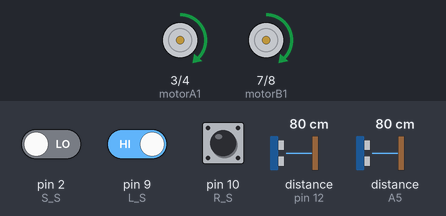
This sketch was run on a simulated Arduino Uno, built with avr-gcc and run on an emulated ATmega328P. Shown: motor-driver pin pairs drawn as motors (green arrow = first pin HIGH = forward, orange = second pin HIGH = backward, longer = more drive, scaled by the enable pin). Wiring (inferred from the names in the program): 2 × ultrasonic range finder: trigger pin 11, echo pin 12 / trigger A4, echo A5. The inputs (shaded band) are chosen by the test bench; at power-on: distance to the obstacle (sensors on A5, pin 12) 80 cm, pin 9 (L_S) HIGH, pin 2 (S_S) LOW, pin 10 (R_S) HIGH. The echo pulse lasts 58.3 µs per cm; what the sketch prints to the serial monitor is not drawn.

Above: at 0.8 s.
0.9 s: distance to the obstacle (sensor on A5) set to 14 cm
3.9 s: distance to the obstacle (sensor on A5) set to 11 cm
At 6.1 s:
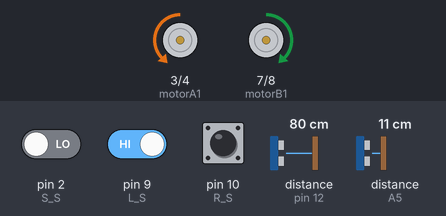
6.9 s: distance to the obstacle (sensor on pin 12) set to 2 cm
At 8.9 s:
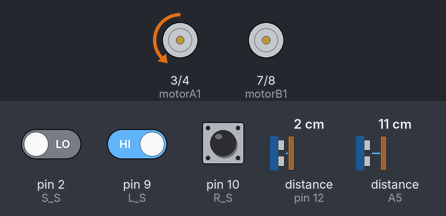
9.9 s: distance to the obstacle (sensor on pin 12) set to 35 cm
At 10.4 s:
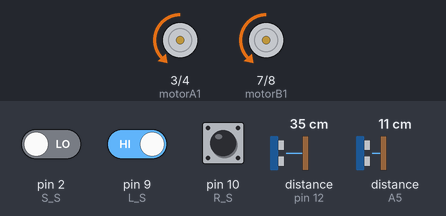
12.1 s: pin 9 (L_S) driven LOW
At 13.3 s:
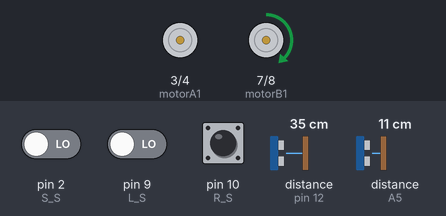
13.6 s: distance to the obstacle (sensor on pin 12) set to 4 cm
At 14.18 s:
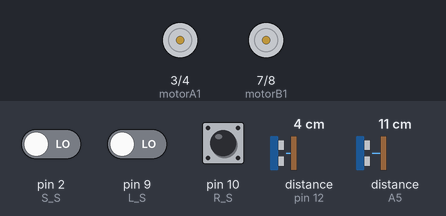
Timing chart, 0 to 19.1 s (numbered marks = the images above; inputs shaded):
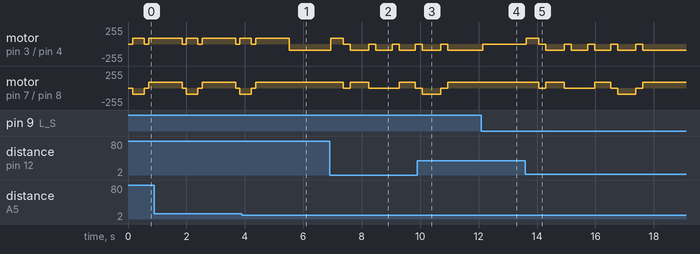

Measured:
- the behaviour switches between 13 and 12 cm on distance to the obstacle (sensor on A5) (found by bisection; images 0 and 1)
- after the input at 3.9 s, motor on pin 7 (motorB1) / pin 8 (motorB2): goes on until 4.4 s, then stays forward 90/255
- after the input at 6.9 s, motor on pin 3 (motorA1) / pin 4 (motorA2): backward 90/255 → forward 90/255 after 0.05 s, then repeats every 0.87 s: stopped 0.24 s, backward 90/255 0.63 s; motor on pin 7 (motorB1) / pin 8 (motorB2): goes stopped 0.24 s, forward 90/255 0.63 s, stopped 1.1 s, forward 90/255 0.54 s, then stopped, starting after 0.47 s
- after the input at 9.9 s, motor on pin 7 (motorB1) / pin 8 (motorB2): goes on until 10.9 s, then stays forward 90/255
- after the input at 12.1 s, motor on pin 3 (motorA1) / pin 4 (motorA2): backward 90/255 → stopped at once

The sketch:

XeTuHanh.ino
```cpp
  #include <Arduino_FreeRTOS.h>// ĐÃ SỬA LẦN CUỐI
#include<task.h>
#include<queue.h>
#include <SoftwareSerial.h>
SoftwareSerial HC06(0, 1);
int stop_distance = 12;// Khoảng cách phát hiện vật cản
//Kết nối SRF 05 OR 04
const int trigPin = 11; // kết nối chân trig với chân 11 arduino
const int echoPin = 12; // kết nối chân echo với chân 12 arduino

int stop_distance2 = 10;
const int trigPin2 = A4; // kết nối chân trig với chân 11 arduino
const int echoPin2 = A5;


//L298 kết nối arduino
const int motorA1      = 3;  // kết nối chân IN1 với chân 3 arduino
const int motorA2      = 4;  // kết nối chân IN2 với chân 4 arduino
const int motorAspeed  = 5;  // kết nối chân ENA với chân 5 arduino
const int motorB1      = 7; // kết nối chân IN3 với chân 7 arduino
const int motorB2      = 8; // kết nối chân IN4 với chân 8 arduino
const int motorBspeed  = 6;  // kết nối chân ENB với chân 6 arduino

//kết nối của 3 cảm biến hồng ngoại (dò line )
const int L_S = 9; // cb dò line phải
const int S_S = 2; // cb dò line giữa
const int R_S = 10; //cb dò line trái
int spd = 200; //bien to do
int left_sensor_state;// biến lưu cảm biến hồng ngoại line trái
int s_sensor_state;   // biến lưu cảm biến hồng ngoại line giữa
int right_sensor_state;// biến lưu cảm biến hồng ngoại line phải

char lenh;
char command;
unsigned long duration; // biến đo thời gian
unsigned long duration2; //sua

QueueHandle_t xkhoangcach;
TaskHandle_t xdokhoangcach;
QueueHandle_t xkhoangcach2;
TaskHandle_t xdokhoangcach2;
TaskHandle_t xnhanLenh;
TaskHandle_t xtuHanh;
TaskHandle_t xdieuKhien;

void setup() {
  Serial.begin(115200);
  HC06.begin(9600);
  pinMode(L_S, INPUT); // chân cảm biến khai báo là đầu vào
  pinMode(R_S, INPUT);
  pinMode(S_S, INPUT);
  pinMode(motorA1, OUTPUT);
  pinMode(motorA2, OUTPUT);
  pinMode(motorB1, OUTPUT);
  pinMode(motorB2, OUTPUT);
  pinMode(motorAspeed, OUTPUT);
  pinMode(motorBspeed, OUTPUT);
  pinMode(trigPin, OUTPUT);
  pinMode(echoPin, INPUT);

  pinMode(trigPin2, OUTPUT);
  pinMode(echoPin2, INPUT);

  analogWrite(motorAspeed, 90); // tốc độ động cơ a ban đầu 120 ( 0 - 255)
  analogWrite(motorBspeed, 90);// tốc độ động cơ b ban đầu 120 ( 0 - 255)

  xkhoangcach = xQueueCreate(1, sizeof(int32_t));
  xkhoangcach2 = xQueueCreate(1, sizeof(int32_t));
  xTaskCreate(nhanLenh, "Nhan Lenh", 64, NULL, 2, &xnhanLenh);
  xTaskCreate(dokhoanhcach, "Sender", 128, NULL, 2, &xdokhoangcach);
  xTaskCreate(dokhoanhcach2, "Sender2", 128, NULL, 2, &xdokhoangcach2); //sua
  xTaskCreate(tuHanh, "Tu hanh", 128, NULL, 1, &xtuHanh);
  xTaskCreate(dieuKhien, "Dieu Khien", 128, NULL, 1, &xdieuKhien);
  vTaskStartScheduler();
  delay(2000);

}
void nhanLenh (void *p) {
  Serial.println("Ham nhan lenh");

  for (; ;) {
    if (Serial.available() > 0) {
      if (HC06.available()) {
        command = (HC06.read());
        Serial.println(command);
        if (command == 'w') {
          vTaskSuspend(xtuHanh);
          vTaskPrioritySet(xdieuKhien, 2);
          vTaskResume(xdieuKhien);
        }
        if (command == 'W') {
          vTaskSuspend(xdieuKhien);
          vTaskPrioritySet(xtuHanh, 2);
          vTaskResume(xtuHanh);
        }

      }
    }
  }
}
void tuHanh(void *p) {
  int32_t value = 0;
  int32_t value2 = 0; //sua
  while (1) {
    xQueuePeek(xkhoangcach, &value, portMAX_DELAY);
     xQueuePeek(xkhoangcach2, &value2, portMAX_DELAY); //sua
    if (value > 18 && value2 < 12) {//không gặp vật cản không gặp hố
      left_sensor_state = digitalRead(L_S);
      s_sensor_state = digitalRead(S_S);
      right_sensor_state = digitalRead(R_S);

      if ((digitalRead(L_S) == 0) && (digitalRead(S_S) == 1) && (digitalRead(R_S) == 0)) {
        forword(); // đi tiến
      }
      if ((digitalRead(L_S) == 1) && (digitalRead(S_S) == 1) && (digitalRead(R_S) == 0)) {
        turnLeft(); // rẻ trái
      }
      if ((digitalRead(L_S) == 1) && (digitalRead(S_S) == 0) && (digitalRead(R_S) == 0)) {
        turnLeft(); // rẻ trái
      }
      if ((digitalRead(L_S) == 0) && (digitalRead(S_S) == 1) && (digitalRead(R_S) == 1)) {
        turnRight(); // rẻ phải
      }
      if ((digitalRead(L_S) == 0) && (digitalRead(S_S) == 0) && (digitalRead(R_S) == 1)) {
        turnRight(); // rẻ phải
      }
      if ((digitalRead(L_S) == 1) && (digitalRead(S_S) == 1) && (digitalRead(R_S) == 1)) {
        Stop(); // stop
      }
    }else if(value2 > 12 && value > 18){
      tranhho();
    }else if(value2 > 12 && value < 18){//gặp hố và gặp vật cản
      tranhho();
    }else if(value2 <12 && value < 18){ //ko hố và có vật cản
      tranhvatcan();
    }
    else{
      tranhho();
    }

  }
}

void dieuKhien(void *p) {
   int32_t value = 0;
  for (;;) {

     xQueuePeek(xkhoangcach, &value, portMAX_DELAY);
    Serial.println("Ham dieu khien");
    if(command == '0'){
      spd = 70;
    }
     if(command == '1'){
      spd = 80;
    }
     if(command == '2'){
      spd = 100;
    }
     if(command == '3'){
      spd = 110;
    }
     if(command == '4'){
      spd = 127;
    }
     if(command == '5'){
      spd = 140;
    }
     if(command == '6'){
      spd = 160;
    }
     if(command == '7'){
      spd = 200;
    }
     if(command == '8'){
      spd = 230;
    }
     if(command == '9'){
      spd = 255;
    }

    if (command == 'F') {
      if(value>25){
      forword();
      }else{Stop();}
    }
    if (command == 'B') {
      back();
    }

    if (command == 'L') {
      turnLeft();
    }
    if (command == 'R') {
      turnRight();
    }
    if (command == 'S') {
      Stop();
    }
  }
}
//A1,B1 ben trai
void tranhho(){ //sua
  digitalWrite (motorA1, LOW);
  digitalWrite(motorA2, LOW);
  digitalWrite (motorB1, LOW);
  digitalWrite(motorB2, LOW);
  delay(100);

  digitalWrite (motorA1, HIGH); // cho xe robot chạy lùi 1 đoạn
  digitalWrite(motorA2, LOW);
  digitalWrite (motorB1, LOW);
  digitalWrite(motorB2, HIGH);
  delay(350);

  digitalWrite (motorA1, LOW);
  digitalWrite(motorA2, LOW);
  digitalWrite (motorB1, LOW);
  digitalWrite(motorB2, LOW);
  delay(100);

  digitalWrite (motorA1, HIGH); // cho xe robot xoay sang trái
  digitalWrite(motorA2, LOW);
  digitalWrite (motorB1, HIGH);
  digitalWrite(motorB2, LOW);
  delay(1100);

    digitalWrite (motorA1, LOW); //cho xe robot đi thẳng 1
    digitalWrite(motorA2, HIGH);
    digitalWrite (motorB1, HIGH);
    digitalWrite(motorB2, LOW);


  while (left_sensor_state == LOW){
      left_sensor_state = digitalRead(L_S);
      s_sensor_state = digitalRead(S_S);
      right_sensor_state = digitalRead(R_S);
      Serial.println("in the first while");
    }
} //sua

void tranhvatcan(){

    digitalWrite (motorA1, HIGH); // cho xe robot xoay phải
    digitalWrite(motorA2, LOW);
    digitalWrite (motorB1, HIGH);
    digitalWrite(motorB2, LOW);
    delay(400);
    digitalWrite (motorA1, LOW);
    digitalWrite(motorA2, LOW);
    digitalWrite (motorB1, LOW);
    digitalWrite(motorB2, LOW);
    delay(200);

    digitalWrite (motorA1, LOW); //cho xe robot đi thẳng 1 đoạn
    digitalWrite(motorA2, HIGH);
    digitalWrite (motorB1, HIGH);
    digitalWrite(motorB2, LOW);
    delay(600);
    digitalWrite (motorA1, LOW);
    digitalWrite(motorA2, LOW);
    digitalWrite (motorB1, LOW);
    digitalWrite(motorB2, LOW);
    delay(200);


    digitalWrite (motorA1, LOW); // cho xe robot xoay trái 1 đoạn
    digitalWrite(motorA2, HIGH);
    digitalWrite (motorB1, LOW);
    digitalWrite(motorB2, LOW);
    delay(550);
    digitalWrite (motorA1, LOW);
    digitalWrite(motorA2, LOW);
    digitalWrite (motorB1, LOW);
    digitalWrite(motorB2, LOW);
    delay(200);

    ///////////////////
    digitalWrite (motorA1, LOW); //cho xe robot đi thẳng 1 đoạn
    digitalWrite(motorA2, HIGH);
    digitalWrite (motorB1, HIGH);
    digitalWrite(motorB2, LOW);
    delay(500);
    digitalWrite (motorA1, LOW);
    digitalWrite(motorA2, LOW);
    digitalWrite (motorB1, LOW);
    digitalWrite(motorB2, LOW);
    delay(200);

    ////////////////////////
    digitalWrite (motorA1, LOW); //cho xe robot xoay trái 1 đoạn
    digitalWrite(motorA2, HIGH);
    digitalWrite (motorB1, LOW);
    digitalWrite(motorB2, HIGH);
    delay(600);

    digitalWrite (motorA1, LOW);
    digitalWrite(motorA2, LOW);
    digitalWrite (motorB1, LOW);
    digitalWrite(motorB2, LOW);
    delay(200);

    digitalWrite (motorA1, LOW); //cho xe robot đi thẳng 1
    digitalWrite(motorA2, HIGH);
    digitalWrite (motorB1, HIGH);
    digitalWrite(motorB2, LOW);


    while (left_sensor_state == LOW) {

      left_sensor_state = digitalRead(L_S);
      s_sensor_state = digitalRead(S_S);
      right_sensor_state = digitalRead(R_S);
      Serial.println("in the first while");
    }
}
void dokhoanhcach(void*p)
{
  int32_t  distance;
  while (1) {
    digitalWrite(trigPin, 0);  // tắt chân trig
    delayMicroseconds(2);
    digitalWrite(trigPin, 1);  // phát xung từ chân trig
    delayMicroseconds(5);   // xung có độ dài 5 microSeconds
    digitalWrite(trigPin, 0);  // tắt chân trig
    duration = pulseIn(echoPin, HIGH);
    distance = int(duration / 2 / 29.412);
    Serial.println(distance);
    xQueueOverwrite(xkhoangcach, &distance);
    vTaskDelay(0.1);

  }
}

void dokhoanhcach2(void*p) //sua
{
  int32_t  distance2;
  while (1) {
    digitalWrite(trigPin2, 0);  // tắt chân trig
    delayMicroseconds(2);
    digitalWrite(trigPin2, 1);  // phát xung từ chân trig
    delayMicroseconds(5);   // xung có độ dài 5 microSeconds
    digitalWrite(trigPin2, 0);  // tắt chân trig
    duration2 = pulseIn(echoPin2, HIGH);
    distance2 = int(duration2 / 2 / 29.412);
    Serial.println(distance2);
    xQueueOverwrite(xkhoangcach2, &distance2);
    vTaskDelay(0.1);

  }
}


void loop() {
}

void forword() { // chương trình con xe robot đi tiến

  digitalWrite (motorA1, LOW);
  digitalWrite(motorA2, HIGH);
  digitalWrite (motorB1, HIGH);
  digitalWrite(motorB2, LOW);
}
void back() {
  digitalWrite (motorA1, HIGH); // cho xe robot chạy lùi 1 đoạn
  digitalWrite(motorA2, LOW);
  digitalWrite (motorB1, LOW);
  digitalWrite(motorB2, HIGH);
}

void turnRight() {

  digitalWrite (motorA1, LOW);
  digitalWrite(motorA2, LOW);
  digitalWrite (motorB1, HIGH);
  digitalWrite(motorB2, LOW);
}

void turnLeft() {

  digitalWrite (motorA1, LOW);
  digitalWrite(motorA2, HIGH);
  digitalWrite (motorB1, LOW);
  digitalWrite(motorB2, LOW);
}

void Stop() {

  digitalWrite (motorA1, LOW);
  digitalWrite(motorA2, LOW);
  digitalWrite (motorB1, LOW);
  digitalWrite(motorB2, LOW);
}
```
